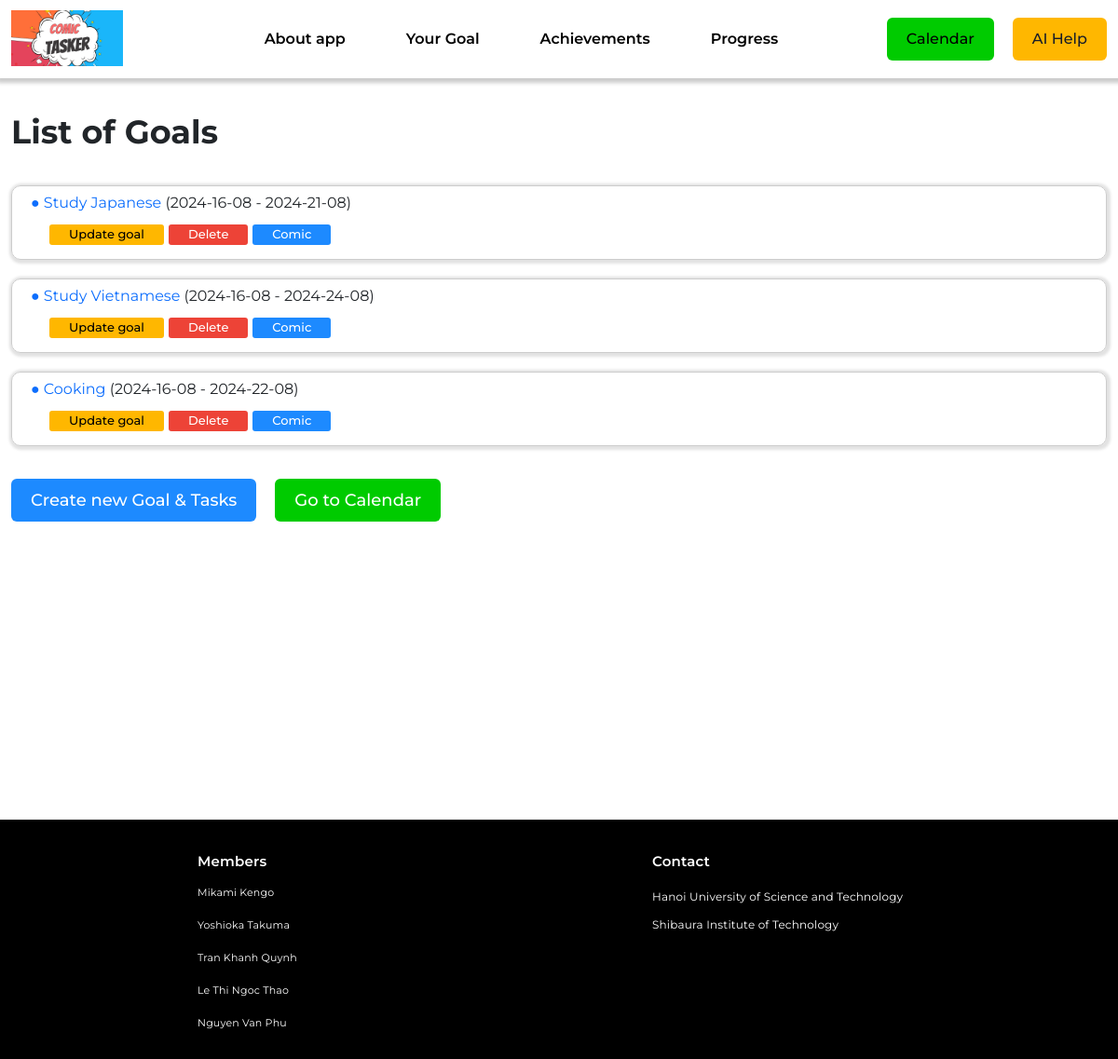
Screenshot of /goals/ with the database file from the repository.
### goal/models.py (models this page shows, shortened)
class Goal(models.Model):
    goal_name = models.CharField(max_length=255)
    start_day = models.DateField()
    finish_day = models.DateField()
    number_of_task = models.IntegerField()
    ai_response = models.TextField(null=True, blank=True)

### goal/views.py (the view)
# urls.py: path('goals/', views.list_goals, name='list_goals'),
def list_goals(request):
    goals = Goal.objects.all()
    return render(request, 'list_goals.html', {
        'goals': goals
    })

### goal/templates/list_goals.html (shortened to what this page needs)
{% load static %}
<!DOCTYPE html>
<html lang="en">
    <head>
        <link
            href="https://cdn.jsdelivr.net/npm/bootstrap@5.3.3/dist/css/bootstrap.min.css"
            rel="stylesheet"
        />
        <link href="{% static 'app/css/reset.css' %}" rel="stylesheet" />
        <link href="{% static 'app/css/styles.css' %}" rel="stylesheet" />
        <link href="{% static 'app/css/header.css' %}" rel="stylesheet" />
        <link href="{% static 'app/css/buttons.css' %}" rel="stylesheet" />
        <link href="{% static 'app/css/footer.css' %}" rel="stylesheet" />
    </head>
    <body>
        <header id="header" class="header">
            {% include 'app/header.html' %}
        </header>
        <div class="container">
            <h1 class="title">List of Goals</h1>
            <ul class="goal-list">
                {% for goal in goals %}
                <div class="goal-detail">
                    <li class="goal-desc">
                        <a href="{% url 'view_ai_suggestion' goal.id %}">
                            ● {{ goal.goal_name }}</a
                        >
                        ({{ goal.start_day|date:"Y-d-m" }} -
                        {{goal.finish_day|date:"Y-d-m" }})
                        <div class="goal-button">
                            <button class="btn btn--primary btn-small">
                                <a
                                    href="{% url 'update_goals' goal.id %}"
                                    style="color: black"
                                    >Update goal</a
                                >
                            </button>
                            <form
                                method="post"
                                action="{% url 'delete_goals' goal.id %}"
                            >
                                <button
                                    type="submit"
                                    class="btn btn--danger btn-small"
                                >
                                    Delete
                                </button>
                            </form>
                            <button class="btn btn--next-page btn-small">
                                <a
                                    href="{% url 'view_comic' goal.id %}"
                                    style="color: #fff; font-size: 13px"
                                    >Comic</a
                                >
                            </button>
                        </div>
                    </li>
                </div>
                {% endfor %}
            </ul>
            <div style="display: flex">
                <button
                    class="btn btn--next-page"
                    style="margin-bottom: 220px; margin-top: 15px"
                >
                    <a href="{% url 'create_goal' %}"
                        ><span style="color: #fff"
                            >Create new Goal & Tasks</span
                        ></a
                    >
                </button>
                <div
                    class="btn btn--calendar"
                    style="margin-bottom: 220px; margin-top: 15px"
                >
                    <a
                        href="{% url 'calendar' %}"
                        style="font-size: 18px; color: white"
                        >Go to Calendar</a
                    >
                </div>
            </div>
        </div>
        <footer id="footer" class="footer footer-space">
            {% include 'app/footer.html' %}
        </footer>
    </body>
</html>

### app/static/app/css/styles.css (style rules this page uses)
* { box-sizing: border-box; }
:root { --primary-color: #0f1b4c; }
html, body { scroll-behavior: smooth; }
body { font-family: "Montserrat", sans-serif; }
.container { max-width: 1250px; }
.title { font-size: 35px; font-weight: 700; margin-top: 40px; margin-bottom: 40px; }
.goal-desc { border: 1px solid #ccc; padding: 10px 20px; border-radius: 10px; margin-bottom: 20px; box-shadow: 1px 1px 3px 3px #e2e2e2; }
.goal-detail { margin: 10px 0; }
.goal-button { display: flex; margin: 15px 20px 5px 20px; gap: 5px; }

### app/static/app/css/header.css (style rules this page uses)
.header { position: sticky; top: -8px; z-index: 5; background-color: #fff; box-shadow: 0.5px 0.5px 4px 4px #ccc; }

### app/static/app/css/buttons.css (style rules this page uses)
.btn { display: flex; align-items: center; justify-content: center; gap: 10px; height: 46px; padding: 0 20px; border-radius: 6px; background: #f8f8fb; font-size: 1.5rem; font-weight: 500; white-space: nowrap; user-select: none; }
.btn + .btn:not(.btn--no-margin) { margin-left: 20px; }
.btn--primary { color: #171c28; background: #ffb700; font-size: 16px; }
.btn--calendar { color: #000; background: rgb(0, 203, 0); }
.btn--danger { color: #fff; background: #ed4337; font-size: 18px; }
.btn-small { display: flex; align-items: center; justify-content: center; gap: 10px; height: 22px; padding: 0 20px; border-radius: 3px; font-size: 13px; font-weight: 500; white-space: nowrap; user-select: none; }
.btn--next-page { color: #fff; background: rgb(29, 138, 255); font-size: 18px; }

### app/static/app/css/footer.css (style rules this page uses)
.footer { bottom: 0; width: 100%; height: 250px; background-color: #000; display: flex; justify-content: space-around; align-items: flex-start; flex-wrap: wrap; padding: 30px 0; box-sizing: border-box; }
a { text-decoration: none; }
.footer-space { margin-top: 100px; padding: 7px 0; }

### rows the page displays
Goal: goal_name "Study Japanese", start_day "2024-16-08", finish_day "2024-21-08"
Goal: goal_name "Study Vietnamese", start_day "2024-16-08", finish_day "2024-24-08"
Goal: goal_name "Cooking", start_day "2024-16-08", finish_day "2024-22-08"
